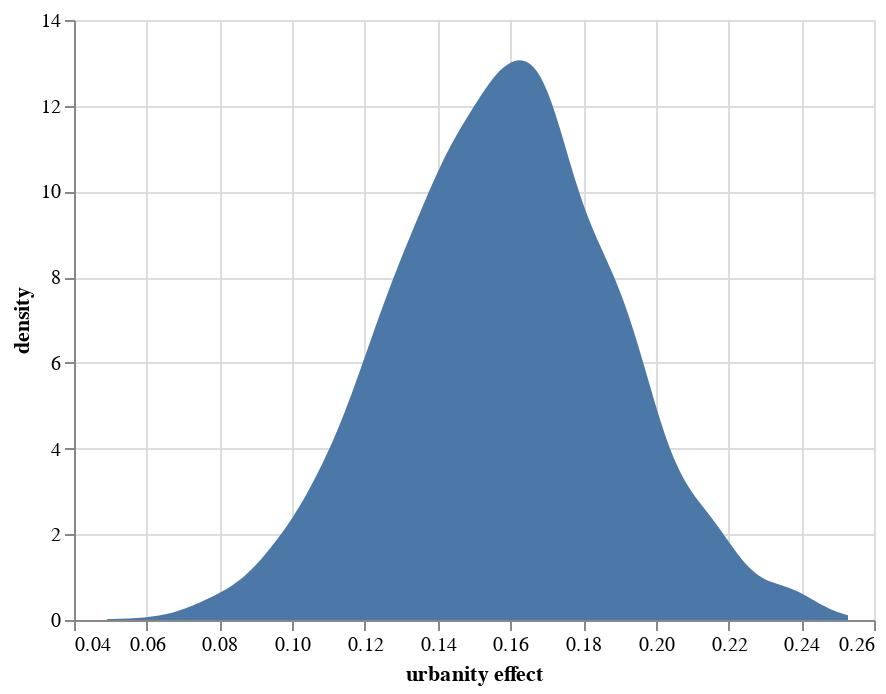

Notebook code for this chart:
### Code cell
direct_effect = pd.DataFrame((
    urban_predictions['posterior_predictive']['lkl'] - rural_predictions['posterior_predictive']['lkl']
).mean(dim=['lkl_dim_2']).to_numpy().ravel()).rename({0: "urbanity effect"}, axis=1)

alt.Chart(direct_effect).transform_density(
    'urbanity effect',
    as_=['urbanity effect', 'density'],
).mark_area().encode(
    x="urbanity effect:Q",
    y='density:Q',
)

### Figure 1 — Vega-Lite specification as saved in the notebook (floating-point values rounded to 4 significant figures; data arrays with more than 128 entries replaced by an {"elided": "..."} marker saying what was removed)
{"$schema": "https://vega.github.io/schema/vega-lite/v4.17.0.json", "config": {"view": {"continuousHeight": 300, "continuousWidth": 400}}, "data": {"name": "data-f95f9f6b70e0378621dfbd85f56420e4"}, "datasets": {"data-f95f9f6b70e0378621dfbd85f56420e4": {"elided": "4000 records"}}, "encoding": {"x": {"field": "urbanity effect", "type": "quantitative"}, "y": {"field": "density", "type": "quantitative"}}, "mark": "area", "transform": [{"as": ["urbanity effect", "density"], "density": "urbanity effect"}]}
